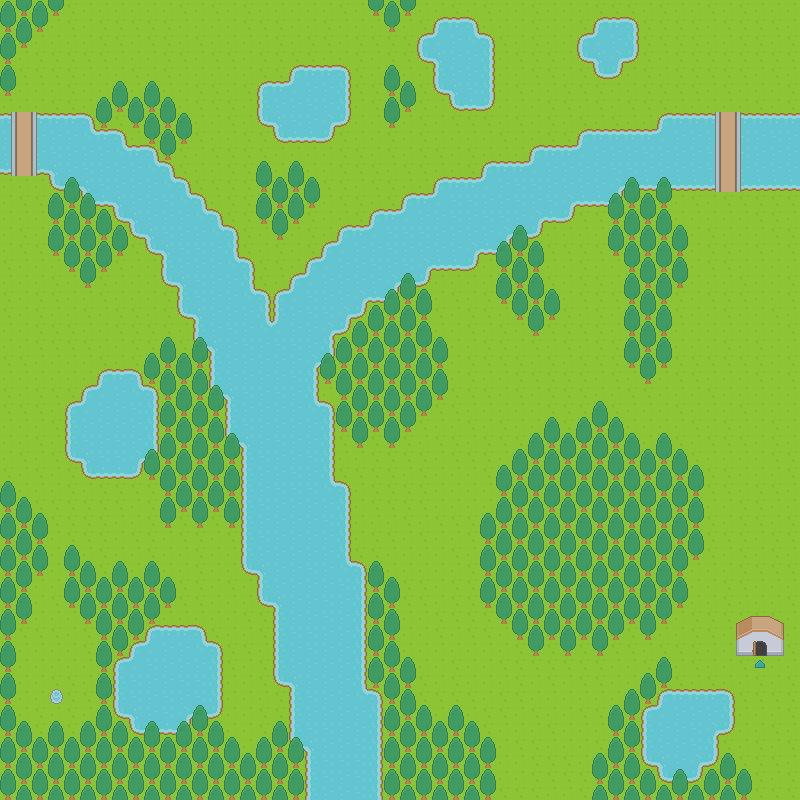

A 2D game scene composited from a Tiled map and its tileset images. What follows is a short description and the map's XML, with each tile layer's data collapsed to a summary:
An orthogonal 50x50 tile map with 16x16 px tiles, 4 tile layers (Ground Terrain, Deco0, Deco1, Above0), 3 hidden layers not drawn.

<map version="1.4" tiledversion="1.4.3" orientation="orthogonal" renderorder="right-down" width="50" height="50" tilewidth="16" tileheight="16" infinite="0" nextlayerid="9" nextobjectid="1">
 <editorsettings>
  <export target="Riverside Dungeon Room 1.json" format="json" />
 </editorsettings>
 <tileset firstgid="1" source="roguelikeSheet.tsx" />
 <layer id="1" name="Ground Terrain" width="50" height="50">
  <data>[2500 cells, 2500 non-empty, 17 distinct tile ids]</data>
 </layer>
 <layer id="3" name="Deco0" width="50" height="50">
  <data>[2500 cells, 580 non-empty, 13 distinct tile ids]</data>
 </layer>
 <layer id="6" name="Deco1" width="50" height="50">
  <data>[2500 cells, 1 non-empty, 1 distinct tile ids]</data>
 </layer>
 <layer id="4" name="Above0" width="50" height="50">
  <data>[2500 cells, 108 non-empty, 7 distinct tile ids]</data>
 </layer>
 <layer id="5" name="Collision" width="50" height="50" visible="0">
  <data>[2500 cells, 1170 non-empty, 3 distinct tile ids]</data>
 </layer>
 <layer id="7" name="StaticNpc:riversidedungeonegg:Riverside Dungeon Egg:" width="50" height="50" visible="0">
  <data>[2500 cells, 1 non-empty, 1 distinct tile ids]</data>
 </layer>
 <layer id="8" name="The River:2560:1568:up:" width="50" height="50" visible="0">
  <data>[2500 cells, 1 non-empty, 1 distinct tile ids]</data>
 </layer>
</map>
